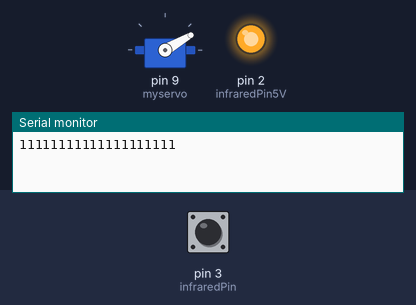
Bench run of a sketch on a simulated Arduino Uno, built with avr-gcc and run on an emulated ATmega328P. Parts: servo, output pins drawn as LEDs (lit = HIGH), the last lines printed to the serial monitor. Inputs (shaded band) come from the test bench; at power-on: pin 3 (infraredPin) HIGH.

Above: at 0.05 s.
At 0.25 s:
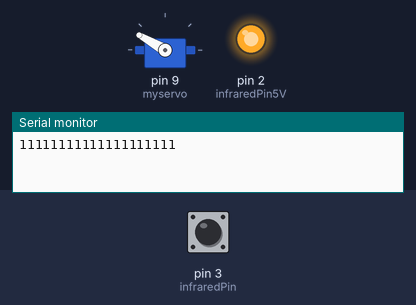
At 0.5 s:
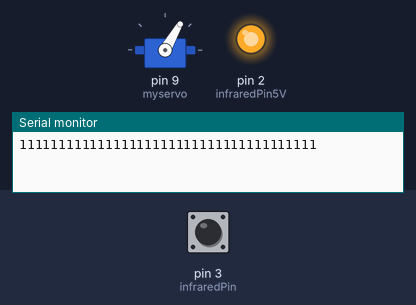
At 1.55 s:
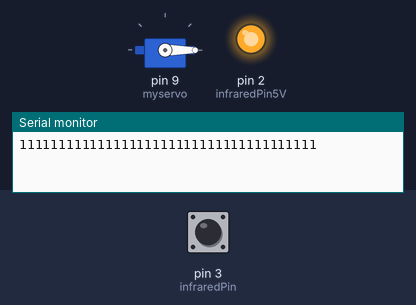
Timing chart, 0 to 3.6 s (numbered marks = the images above):
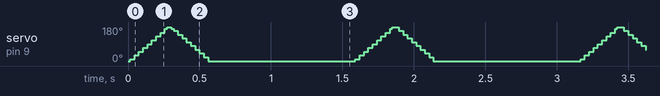

The sketch:

Eric_Lidar2d.ino
```cpp
#include <Servo.h>

int infraredPin = 3;
int infraredPin5V = 2;
int infraredValue = 0;

Servo myservo;  // create servo object to control a servo
// twelve servo objects can be created on most boards

int pos = 0;    // variable to store the servo position

void setup() {
  myservo.attach(9);  // attaches the servo on pin 9 to the servo object
  Serial.begin(9600);
  pinMode(infraredPin, INPUT_PULLUP);
  pinMode(infraredPin5V, OUTPUT);
  digitalWrite(infraredPin5V, HIGH);
}

void loop() {


  for (pos = 0; pos <= 180; pos+= 10) { // goes from 0 degrees to 180 degrees
    // in steps of 1 degree
    infraredValue = digitalRead(infraredPin);
    Serial.print(infraredValue);
    myservo.write(pos);              // tell servo to go to position in variable 'pos'
    delay(15);                       // waits 15 ms for the servo to reach the position
  }
  for (pos = 180; pos >= 0; pos-= 10) { // goes from 0 degrees to 180 degrees
    // in steps of 1 degree
    infraredValue = digitalRead(infraredPin);
    Serial.print(infraredValue);
    myservo.write(pos);              // tell servo to go to position in variable 'pos'
    delay(15);                       // waits 15 ms for the servo to reach the position
  }
  Serial.println("");
  delay(1000);
}
```
